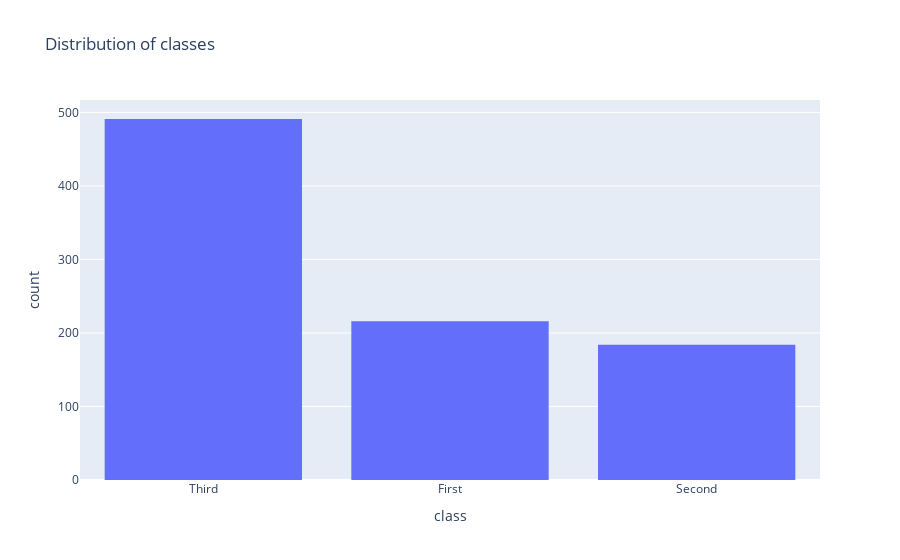

The notebook cell saved with this chart:
### Code cell


### Figure 1 — Plotly figure (JSON) as saved in the notebook; plotly's stock layout.template omitted (floating-point values rounded to 4 significant figures; data arrays with more than 128 entries replaced by an {"elided": "..."} marker saying what was removed)
{"data": [{"alignmentgroup": "True", "bingroup": "x", "hovertemplate": "class=%{x}<br>count=%{y}<extra></extra>", "legendgroup": "", "marker": {"color": "#636efa", "pattern": {"shape": ""}}, "name": "", "offsetgroup": "", "orientation": "v", "showlegend": false, "type": "histogram", "x": {"elided": "891 str values"}, "xaxis": "x", "yaxis": "y"}], "layout": {"barmode": "relative", "legend": {"tracegroupgap": 0}, "title": {"text": "Distribution of classes"}, "xaxis": {"anchor": "y", "domain": [0, 1], "title": {"text": "class"}}, "yaxis": {"anchor": "x", "domain": [0, 1], "title": {"text": "count"}}}}
